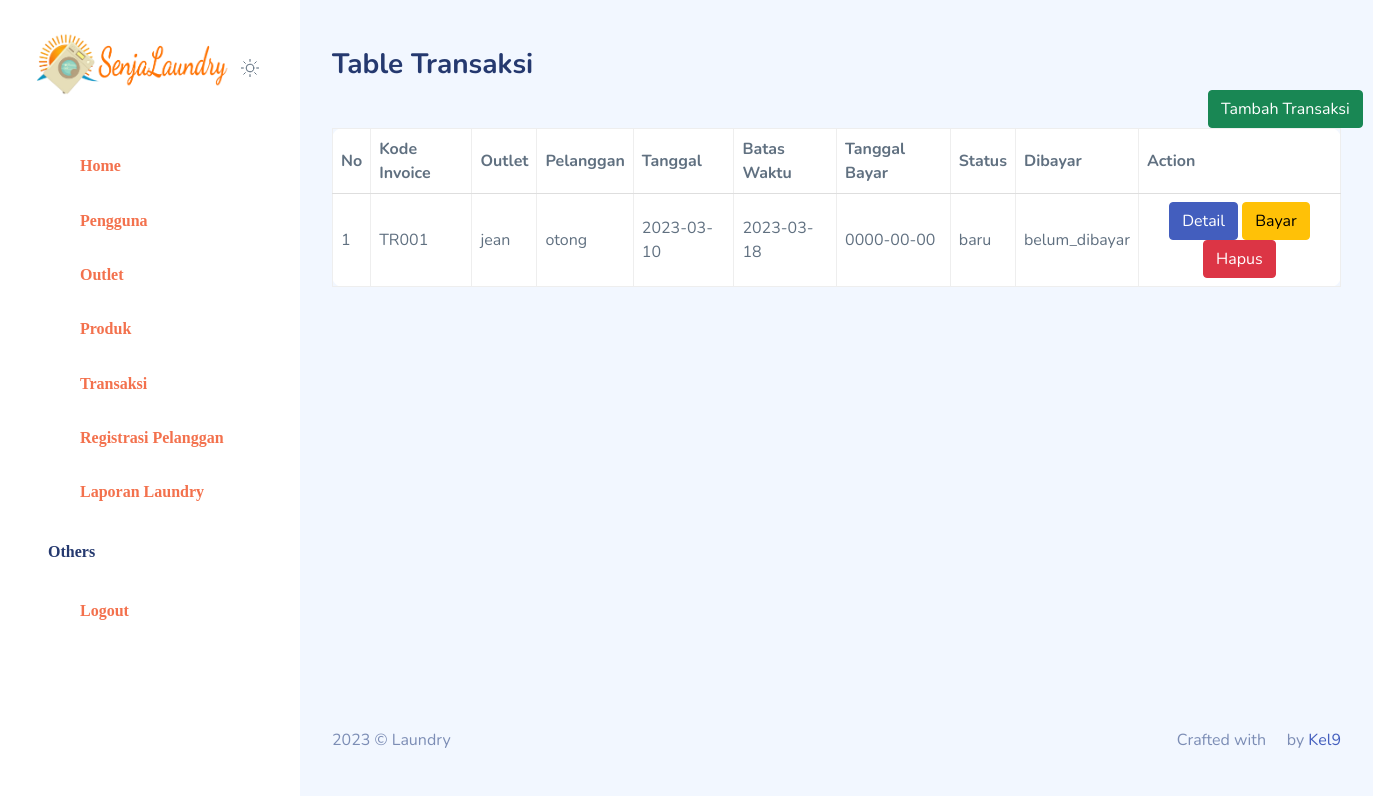
The app's page /views/transaksi/v_list_transaksi.php (signed in) with its own data.
### tables this page shows
CREATE TABLE `tb_transaksi` (
  `id` int(11) NOT NULL,
  `id_outlet` int(11) NOT NULL,
  `kode_invoice` varchar(100) NOT NULL,
  `id_member` int(11) NOT NULL,
  `tgl` date NOT NULL,
  `batas_waktu` date NOT NULL,
  `tanggal_bayar` date NOT NULL,
  `biaya_tambahan` int(11) NOT NULL,
  `diskon` int(11) NOT NULL,
  `pajak` int(11) NOT NULL,
  `status` enum('baru','proses','selesai','diambil') DEFAULT NULL,
  `dibayar` enum('dibayar','belum_dibayar') DEFAULT NULL,
  `id_user` int(11) NOT NULL,
  `id_paket` int(11) NOT NULL,
  `qty` double NOT NULL,
  `keterangan` text NOT NULL
);

CREATE TABLE `tb_outlet` (
  `id` int(11) NOT NULL,
  `nama` varchar(100) NOT NULL,
  `alamat` text NOT NULL,
  `tlp` varchar(15) NOT NULL
);

CREATE TABLE `tb_member` (
  `id` int(11) NOT NULL,
  `nama` varchar(100) NOT NULL,
  `alamat` varchar(100) NOT NULL,
  `jenis_kelamin` enum('L','P') DEFAULT NULL,
  `tlp` varchar(15) NOT NULL
);

### controllers/c_transaksi.php (called while the page is built, shortened)
<?php
class c_transaksi{
    public function koneksi(){
        $conn = mysqli_connect("localhost", "root", "", "laundry");
        return $conn;
    }
    public function tampil_data(){
        $conn = $this->koneksi();
        $batas = 5;
        $query2 = mysqli_query($conn, "SELECT * FROM tb_transaksi");
        $jmldata = mysqli_num_rows($query2);
        $jmlhalaman = ceil($jmldata/$batas);
        $page = (isset($_GET['page'])) ? $_GET['page']:1;
        $posisi = ($page - 1) * $batas;
    if (isset($_POST['search'])) {
            $ser = $_POST['cari'];
            $query = "SELECT * FROM tb_transaksi WHERE kode_invoice = '$ser' or id_member = '$ser' or status = '$ser' or dibayar = '$ser' or status = '$ser' id_paket = '$ser' or qty = '$ser'";
        } else {
            $query = "SELECT * FROM tb_transaksi ";
        }
        $data = mysqli_query($conn, $query);
            while($d = mysqli_fetch_object($data)){
                $hasil[] = $d;
            }
            return $hasil;
    }
        public function getmember() {
            $conn = $this->koneksi();
             $outlett = "SELECT * FROM tb_member";
            $data = mysqli_query($conn, $outlett);
                while($d = mysqli_fetch_object($data)){
                    $hasil[] = $d;
                }
                return $hasil;
        }
        }

### controllers/c_outlet.php (called while the page is built, shortened)
<?php
class c_outlet{
    public function koneksi(){
        $conn = mysqli_connect("localhost", "root", "", "laundry");
        return $conn;
    }
    public function getoutlet() {
        $conn = $this->koneksi();
         $outlett = "SELECT * FROM tb_outlet";
        $data = mysqli_query($conn, $outlett);
            while($d = mysqli_fetch_object($data)){
                $hasil[] = $d;
            }
            return $hasil;
    }
}

### views/transaksi/v_list_transaksi.php (the view, shortened to what this page needs)
<?php
include_once "../template/header.php";
include_once "../template/sidebar.php";
include_once "../../controllers/c_transaksi.php";
include_once "../../controllers/c_outlet.php";
$pe = new c_transaksi();
$po = new c_outlet();
?>
      <div id="main">
        <div class="page-heading">
          <div class="page-title">
            <div class="row">
              <div class="col-12 col-md-6 order-md-1 order-last">
                <h3>Table Transaksi</h3>
              </div>
              <div class="col-12 col-md-6 order-md-2 order-first">
              </div>
            </div>
          </div>
          <section class="section">
            <div class="row" id="table-bordered">
              <div class="col-12">
              <a style=" margin-left:876px; margin-bottom:9px;"href="v_tambah_transaksi.php"><button type="button" class="btn btn-round btn-success">Tambah Transaksi</button></a>
                <div class="card">
                    <div class="table-responsive">
                      <table class="table table-bordered mb-0">
                        <thead>
                          <tr>
                            <th>No</th>
                            <th>Kode Invoice</th>
                            <th>Outlet</th>
                            <th>Pelanggan</th>
                            <th>Tanggal</th>
                            <th>Batas Waktu</th>
                            <th>Tanggal Bayar</th>
                            <th>Status</th>
                            <th>Dibayar</th>
                            <th>Action</th>
                          </tr>
                        </thead>
                        <tbody>
                          <?php
                          $no = 1;
                          foreach ($pe->tampil_data() as $pi) {
                          ?>
                          <tr>
                            <td class="text-bold-500"><?php echo $no++?></td>
                            <td><?php echo $pi->kode_invoice?></td>
                            <?php foreach ($po->getoutlet() as $out) {
                            if ($pi->id_outlet == $out->id) {
                            ?>
                            <td><?php echo $out->nama?></td>
                            <?php }}?>
                            <?php foreach ($pe->getmember() as $pel) {
                            if ($pi->id_member == $pel->id) {
                            ?>
                            <td><?php echo $pel->nama?></td>
                            <?php }}?>
                            <td><?php echo $pi->tgl?></td>
                            <td><?php echo $pi->batas_waktu?></td>
                            <td><?php echo $pi->tanggal_bayar?></td>
                            <td><?php echo $pi->status?></td>
                            <td><?php echo $pi->dibayar?></td>
                            <td>
                            <center>
                                              <a href="v_detail_transaksi.php?id=<?= $pi->id ?>"><button type="button" class="btn btn-round btn-primary">Detail</button></a>
                                              <a href="v_konfirmasi_pembayaran.php?id=<?= $pi->id ?>"><button type="button" class="btn btn-round btn-warning">Bayar</button></a>
                            <a onclick="return confirm('Apakah yakin data akan di hapus?')" href="../../routers/r_transaksi.php?id=<?= $pi->id ?>&aksi=hapus"><button type="button" name="hapus" class="btn btn-round btn-danger">Hapus</button></a>
                            </center>
                            </td>
                          </tr>
                          <?php }?>
                        </tbody>
                      </table>
                    </div>
                  </div>
                </div>
              </div>
            </div>
<?php
include_once "../template/footer.php";
?>

### records on screen
tb_transaksi: kode_invoice "TR001", tgl "2023-03-10", batas_waktu "2023-03-18", tanggal_bayar "0000-00-00", status "baru", dibayar "belum_dibayar"
tb_outlet: nama "jean"
tb_member: nama "otong"
